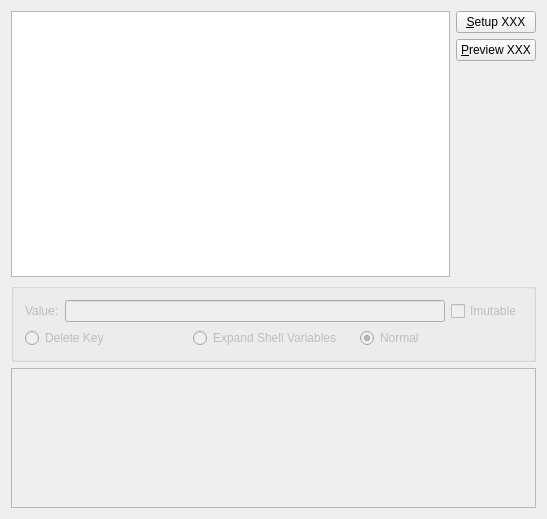
<?xml version="1.0" encoding="UTF-8"?>
<ui version="4.0">
 <class>ComponentPageUI</class>
 <widget class="QWidget" name="ComponentPageUI">
  <property name="geometry">
   <rect>
    <x>0</x>
    <y>0</y>
    <width>547</width>
    <height>519</height>
   </rect>
  </property>
  <layout class="QVBoxLayout" name="verticalLayout">
   <item>
    <layout class="QHBoxLayout" name="horizontalLayout_3">
     <item>
      <widget class="KListWidget" name="listComponentConfig">
       <property name="sizePolicy">
        <sizepolicy hsizetype="Expanding" vsizetype="Expanding">
         <horstretch>1</horstretch>
         <verstretch>1</verstretch>
        </sizepolicy>
       </property>
       <property name="minimumSize">
        <size>
         <width>300</width>
         <height>150</height>
        </size>
       </property>
       <property name="editTriggers">
        <set>QAbstractItemView::NoEditTriggers</set>
       </property>
       <property name="dragDropMode">
        <enum>QAbstractItemView::NoDragDrop</enum>
       </property>
       <property name="selectionBehavior">
        <enum>QAbstractItemView::SelectRows</enum>
       </property>
       <property name="uniformItemSizes">
        <bool>true</bool>
       </property>
       <property name="fullWidth" stdset="0">
        <bool>true</bool>
       </property>
      </widget>
     </item>
     <item>
      <layout class="QVBoxLayout">
       <item>
        <widget class="KPushButton" name="pbSetup">
         <property name="text">
          <string>&amp;Setup XXX</string>
         </property>
        </widget>
       </item>
       <item>
        <widget class="KPushButton" name="pbPreview">
         <property name="text">
          <string>&amp;Preview XXX</string>
         </property>
        </widget>
       </item>
       <item>
        <spacer name="spacer8_3">
         <property name="orientation">
          <enum>Qt::Vertical</enum>
         </property>
         <property name="sizeType">
          <enum>QSizePolicy::Expanding</enum>
         </property>
         <property name="sizeHint" stdset="0">
          <size>
           <width>0</width>
           <height>171</height>
          </size>
         </property>
        </spacer>
       </item>
      </layout>
     </item>
    </layout>
   </item>
   <item>
    <widget class="QGroupBox" name="defaultValueGroup">
     <property name="enabled">
      <bool>false</bool>
     </property>
     <property name="title">
      <string/>
     </property>
     <layout class="QGridLayout" name="gridLayout_2">
      <item row="0" column="0">
       <layout class="QHBoxLayout" name="horizontalLayout">
        <item>
         <widget class="QLabel" name="label">
          <property name="text">
           <string>Value:</string>
          </property>
         </widget>
        </item>
        <item>
         <widget class="KLineEdit" name="defaultValue">
          <property name="sizePolicy">
           <sizepolicy hsizetype="Expanding" vsizetype="Fixed">
            <horstretch>1</horstretch>
            <verstretch>0</verstretch>
           </sizepolicy>
          </property>
         </widget>
        </item>
        <item>
         <widget class="QCheckBox" name="imutableKey">
          <property name="text">
           <string>Imutable</string>
          </property>
         </widget>
        </item>
       </layout>
      </item>
      <item row="1" column="0">
       <layout class="QHBoxLayout" name="horizontalLayout_2">
        <item>
         <widget class="QRadioButton" name="deletedKey">
          <property name="text">
           <string>Delete Key</string>
          </property>
         </widget>
        </item>
        <item>
         <widget class="QRadioButton" name="shellExpansionKey">
          <property name="text">
           <string>Expand Shell Variables</string>
          </property>
         </widget>
        </item>
        <item>
         <widget class="QRadioButton" name="normalKey">
          <property name="text">
           <string>Normal</string>
          </property>
          <property name="checked">
           <bool>true</bool>
          </property>
         </widget>
        </item>
       </layout>
      </item>
     </layout>
    </widget>
   </item>
   <item>
    <widget class="QLabel" name="componentDescription">
     <property name="sizePolicy">
      <sizepolicy hsizetype="Preferred" vsizetype="Preferred">
       <horstretch>1</horstretch>
       <verstretch>1</verstretch>
      </sizepolicy>
     </property>
     <property name="minimumSize">
      <size>
       <width>0</width>
       <height>100</height>
      </size>
     </property>
     <property name="maximumSize">
      <size>
       <width>32767</width>
       <height>140</height>
      </size>
     </property>
     <property name="frameShape">
      <enum>QFrame::StyledPanel</enum>
     </property>
     <property name="frameShadow">
      <enum>QFrame::Sunken</enum>
     </property>
     <property name="alignment">
      <set>Qt::AlignTop</set>
     </property>
     <property name="wordWrap">
      <bool>true</bool>
     </property>
    </widget>
   </item>
  </layout>
 </widget>
 <layoutdefault spacing="6" margin="11"/>
 <customwidgets>
  <customwidget>
   <class>KListWidget</class>
   <extends>QListWidget</extends>
   <header>klistwidget.h</header>
  </customwidget>
  <customwidget>
   <class>KPushButton</class>
   <extends>QPushButton</extends>
   <header>kpushbutton.h</header>
  </customwidget>
  <customwidget>
   <class>KLineEdit</class>
   <extends>QLineEdit</extends>
   <header>klineedit.h</header>
  </customwidget>
 </customwidgets>
 <resources/>
 <connections/>
</ui>
